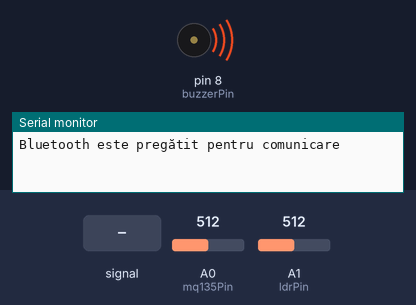
The sketch below on a simulated Arduino Uno, built with avr-gcc and run on an emulated ATmega328P. On the bench: buzzer (waves = sounding), the last lines printed to the serial monitor. The inputs (shaded band) are chosen by the test bench; at power-on: A0 (mq135Pin) = 512, A1 (ldrPin) = 512.

Above: at 1.2 s.
1.3 s: A0 (mq135Pin) fed a 200 Hz sine of ±81 counts around its level
4.3 s: A0 (mq135Pin) set to 490
At 5.3 s:
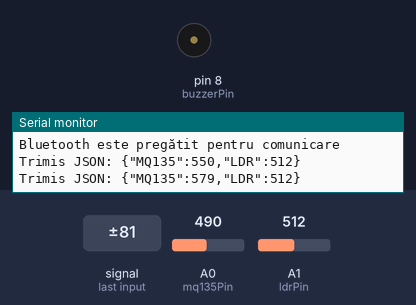
7.3 s: A0 (mq135Pin) set to 517
At 8.5 s:
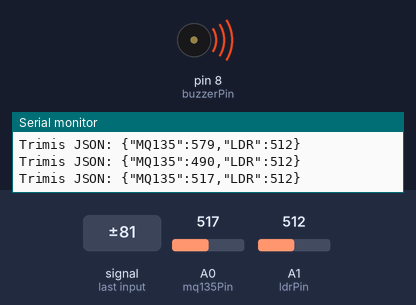
8.8 s: A0 (mq135Pin) set to 306
At 9.6 s:
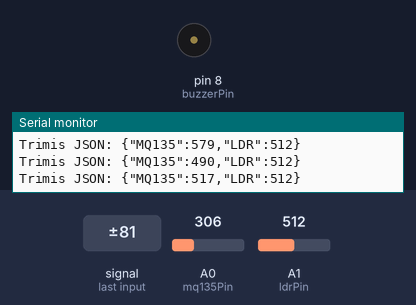
Timing chart, 0 to 11.3 s (numbered marks = the images above; inputs shaded):
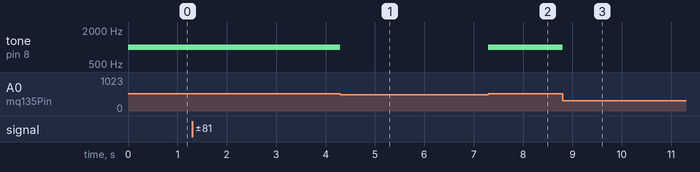

The sketch:

si_bluethoot_nod1.ino
```cpp
#include <SoftwareSerial.h>
#include <ArduinoJson.h>

const int rxPin = 2;
const int txPin = 3;

const int buzzerPin = 8;
const int mq135Pin = A0;
const int ldrPin = A1;

SoftwareSerial myBluetooth(rxPin, txPin);

void setup() {
  Serial.begin(9600);

  pinMode(buzzerPin, OUTPUT);

  tone(buzzerPin, 1000, 2000);

  myBluetooth.begin(9600);
  Serial.println("Bluetooth este pregătit pentru comunicare");
}

void loop() {
  int mq135Value = analogRead(mq135Pin);
  int ldrValue = analogRead(ldrPin);

  if (myBluetooth.available()) {
    char received = myBluetooth.read();
    Serial.print("Recepționat: ");
    Serial.println(received);
  }

  if (mq135Value > 500) {
    tone(buzzerPin, 1000);
  }
  else {
    noTone(buzzerPin);
  }

  static unsigned long lastSendTime = 0;
  if (millis() - lastSendTime > 2000) {

    StaticJsonDocument<200> jsonDoc;
    jsonDoc["MQ135"] = mq135Value;
    jsonDoc["LDR"] = ldrValue;

    String jsonString;
    serializeJson(jsonDoc, jsonString);

    myBluetooth.println(jsonString);

    Serial.print("Trimis JSON: ");
    Serial.println(jsonString);

    lastSendTime = millis();
  }
}
```

Measured:
- the behaviour switches between 500 and 501 on A0 (mq135Pin) (found by bisection; images 1 and 2)
- after the input at 4.3 s, tone on pin 8 (buzzerPin): 1000 Hz → silent after 0.00 s instead of 1.8 s
- after the input at 7.3 s, tone on pin 8 (buzzerPin): silent → 1000 Hz at once
- after the input at 8.8 s, tone on pin 8 (buzzerPin): 1000 Hz → silent at once
